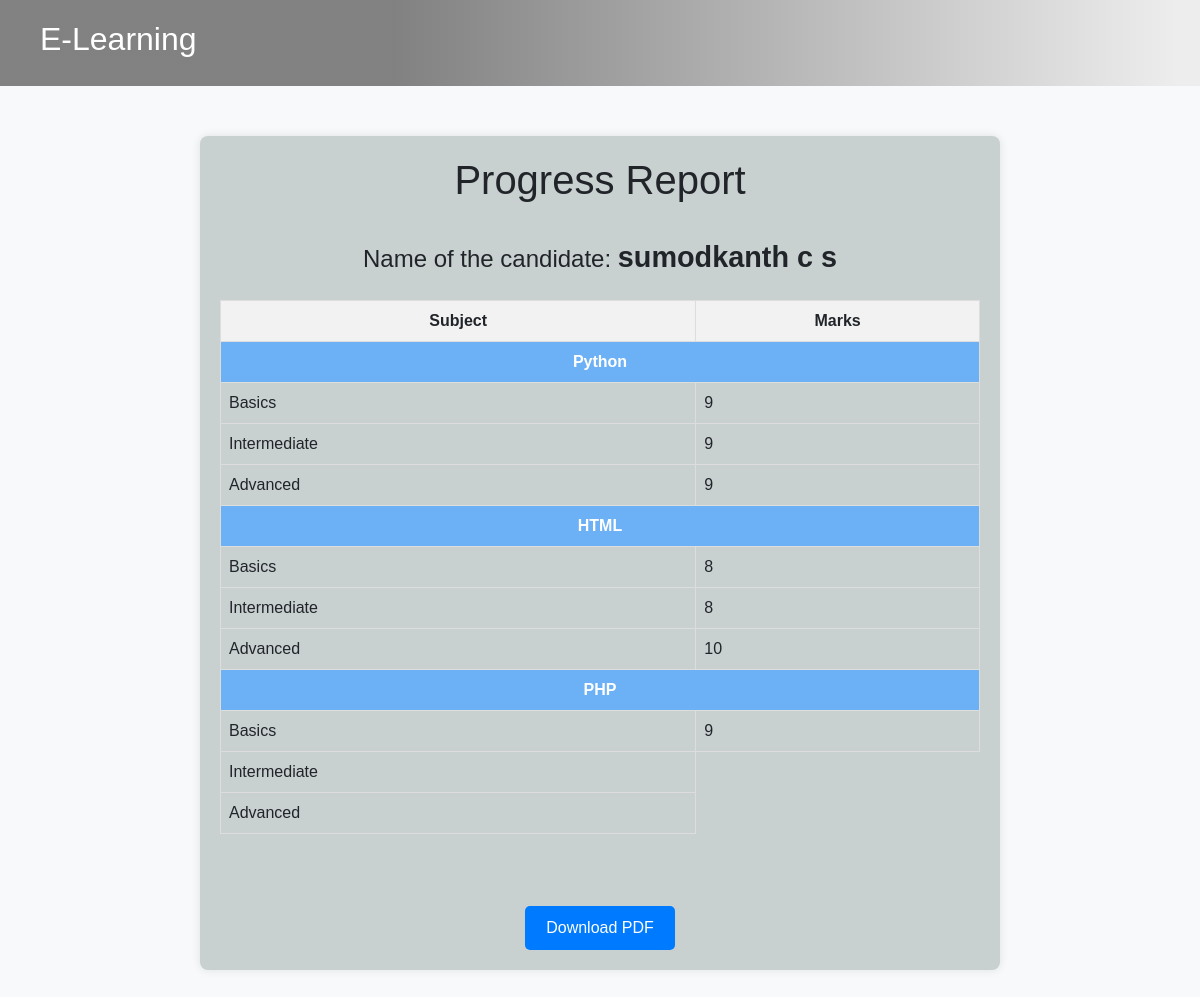
/accounts/ProgressCard/ (signed in), run on the app's committed database.
### accounts/models.py (models this page shows)
class CustUser(AbstractUser):
    phone = models.IntegerField(null=True)
    options = (
        ('Male', 'Male'),
        ('Female', 'Female'),
        ('Others', 'Others')
    )
    COURSE_CHOICES = [
        ('Python', 'Python'),
        ('HTML', 'HTML'),
        ('PHP', 'PHP'),
        ('None', 'None')# SELECTING COURSE
    ]
    gender = models.CharField(max_length=100, choices=options, null=True, default='Male')
    age = models.IntegerField(null=True)
    Course = models.CharField(max_length=10, choices=COURSE_CHOICES, default='None', null=True, blank=True)
    is_student = models.BooleanField(null=True, blank=True, default=False)
    is_faculty = models.BooleanField(null=True, blank=True, default=False)
    is_hr = models.BooleanField(null=True, blank=True, default=False)
    is_active_basic = models.BooleanField(default=False, null=True, blank=True)
    is_active_inter = models.BooleanField(default=False, null=True, blank=True)
    is_active_adv = models.BooleanField(default=False, null=True, blank=True)
    is_active_coding = models.BooleanField(default=False, null=True, blank=True)

### exam/models.py (models this page shows, shortened)
class TestResult(models.Model):
    user = models.ForeignKey(CustUser, on_delete=models.CASCADE)
    options = (
        ('Basic', 'Basic'),
        ('BasicHTML', 'BasicHTML'),
        ('BasicPHP', 'BasicPHP'),
        ('Intermediate', 'Intermediate'),
        ('IntermediateHTML', 'IntermediateHTML'),
        ('IntermediatePHP', 'IntermediatePHP'),
        ('Advanced', 'Advanced'),
        ('AdvancedHTML', 'AdvancedHTML'),
        ('AdvancedPHP', 'AdvancedPHP')
    )
    section = models.CharField(max_length=100, choices=options, default='Basic')
    score = models.IntegerField()
    course_id = models.ForeignKey(CourseDB, on_delete=models.CASCADE, null=True, blank=True)
    date_taken = models.DateTimeField(auto_now_add=True)
    is_active_fields = models.BooleanField(default=False, null=True, blank=True)

### accounts/views.py (the view)
# urls.py: path('ProgressCard/', ProgressCard.as_view(), name='ProgressCard'),
class ProgressCard(TemplateView):
    template_name = 'progress.html'
    def get_context_data(self, **kwargs):
        context = super().get_context_data(**kwargs)
        context['data'] = CustUser.objects.get(id=self.request.user.id)
        context['score'] = TestResult.objects.filter(user=self.request.user)
        return context

### accounts/templates/progress.html (shortened to what this page needs)
<!DOCTYPE html>
<html lang="en">
<head>
    <link rel="stylesheet" href="https://cdn.jsdelivr.net/npm/bootstrap@4.6.2/dist/css/bootstrap.min.css">
</head>
<body>
    <section id="one">
    <nav class="navbar">
        <div class="nav-logo">
             <a href="{% url 'h' %}"><h2>E-Learning</h2></a>
        </div>
    </nav>
    </section>
    <div class="prog">
        <h1 style="text-align: center;">Progress Report</h1><br>
        <div class="userdtl">Name of the candidate: <span style="font-weight: bold; font-size: larger;">{{ data.first_name }} {{ data.last_name }}</span></div>
        <table>
            <thead>
                <tr>
                    <th>Subject</th>
                    <th>Marks</th>
                </tr>
            </thead>
            <tbody>
                <tr>
                    <td colspan="2" style="background-color: #6cb0f5; color: white; text-align: center; font-weight: bold;">Python</td>
                </tr>
                <tr>
                    <td>Basics</td>
                {% for i in score %}
                   {% if i.section == "Basic" %}
                      <td>{{ i.score }}</td>
                   {% endif %}
                   {%endfor%}
                </tr>
                <tr>
                    <td>Intermediate</td>
                {% for i in score %}
                   {% if i.section == "Intermediate" %}
                      <td>{{ i.score }}</td>
                   {% endif %}
                   {%endfor%}
                </tr>
                <tr>
                    <td>Advanced</td>
                {% for i in score %}
                   {% if i.section == "Advanced" %}
                      <td>{{ i.score }}</td>
                   {% endif %}
                {% endfor %}
                </tr>
                <tr>
                    <td colspan="2" style="background-color: #6cb0f5; color: white; text-align: center; font-weight: bold;">HTML</td>
                </tr>
                <tr>
                    <td>Basics</td>
                {% for i in score %}
                   {% if i.section == "BasicHTML" %}
                      <td>{{ i.score }}</td>
                   {% endif %}
                {%endfor%}
                </tr>
                <tr>
                    <td>Intermediate</td>
                {% for i in score %}
                   {% if i.section == "IntermediateHTML" %}
                      <td>{{ i.score }}</td>
                   {% endif %}
                {%endfor%}
                </tr>
                <tr>
                    <td>Advanced</td>
                {% for i in score %}
                   {% if i.section == "AdvancedHTML" %}
                      <td>{{ i.score }}</td>
                   {% endif %}
                   {%endfor%}
                </tr>
                <tr>
                    <td colspan="2" style="background-color: #6cb0f5; color: white; text-align: center; font-weight: bold;">PHP</td>
                </tr>
                <tr>
                    <td>Basics</td>
                {% for i in score %}
                   {% if i.section == "BasicPHP" %}
                      <td>{{ i.score }}</td>
                   {% endif %}
                   {%endfor%}
                </tr>
                <tr>
                    <td>Intermediate</td>
                </tr>
                <tr>
                    <td>Advanced</td>
                </tr>
            </tbody>
        </table>
        <br><br><br>
        <button class="download-btn" onclick="printPage()">Download PDF</button>
    </div>
</body>
</html>

### accounts/templates/progress.html (style rules this page uses)
body { font-family: Arial, sans-serif; background-color: #f8f9fa; }
.navbar { background: rgb(124,123,123); background: linear-gradient(90deg, rgba(124,123,123,0.9501050420168067) 33%, rgba(237,237,237,1) 98%); color: white; overflow: hidden; padding: 20px ; line-height: 2; }
.navbar a { float: left; display: block; color: white; text-align: center; font-size: 17px; text-decoration: none; }
.navbar h2 { margin-left: 20px; }
.prog { background-color: rgb(200, 208, 208); border-radius: 8px; box-shadow: 0 0 10px rgba(0, 0, 0, 0.1); max-width: 800px; margin: 50px auto; padding: 20px; }
.userdtl { font-size: 1.5em; margin-bottom: 20px; text-align: center; }
table { width: 100%; border-collapse: collapse; margin-top: 20px; }
th, td { border: 1px solid #dddddd; text-align: left; padding: 8px; }
th { background-color: #f2f2f2; font-weight: bold; text-align: center; }
.download-btn { display: block; width: 150px; margin: 0 auto; text-align: center; background-color: #007bff; color: white; border: none; padding: 10px 20px; border-radius: 5px; cursor: pointer; }

### data on the page
CustUser: first_name "sumodkanth", last_name "c s"
TestResult: score "9"
TestResult: score "9"
TestResult: score "9"
TestResult: score "8"
TestResult: score "8"
TestResult: score "10"
TestResult: score "9"
